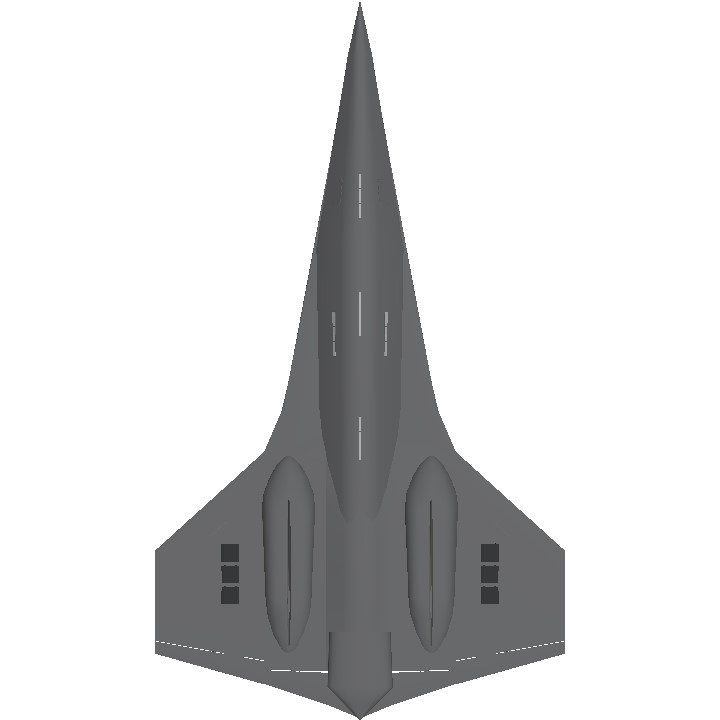
#> input picture tests/FlowTryonFun/Planes/SR22-Darkstar/reference/199w2i-TopView.jpg, 720 x 720 px, found by its file name
$ python make_darkstar_bmp.py
#> lines starting #> are read from the running program, lines starting #| are printed output that depends on the picture; after the words box and inside, x2 and y2 are one past the last pixel; in counts of white or black regions, pixels touching at a corner belong together
#!/usr/bin/env python3
# ============================================================================
#  make_darkstar_bmp.py
#  ---------------------------------------------------------------------------
#  Convert a top-view aircraft image (the user's 199w2i-TopView.jpg) into a
#  greyscale embedded-solid phi BMP for Hydro2:
#     airframe = BLACK (0)  -> phi 0 (solid)
#     air      = WHITE (255)-> phi 1 (fluid)
#
#  Pipeline: greyscale -> threshold off the white background -> fill interior
#  holes (cockpit/panel markings) so the whole planform is solid -> orient so
#  the nose points -x (into the +x freestream) -> scale/place in the domain
#  frame -> Gaussian-blur the edge (diffuse phi).
#
#  Output: ../darkstar.bmp   (maps 1:1 onto the domain via fit=coord)
# ============================================================================
import os
import numpy as np
from PIL import Image, ImageFilter, ImageDraw

# ----------------------------- CONFIG --------------------------------------
SRC_IMG   = "../199w2i-TopView.jpg"   # source aircraft image
OUT_BMP   = "../darkstar.bmp"
IMG_W, IMG_H = 1600, 800              # frame px (2:1, matches the domain aspect)
DOM_LO = (-3.0, -3.0)                 # domain box the frame maps onto
DOM_HI = ( 9.0,  3.0)

THRESH      = 232                     # pixel < THRESH => airframe; white bg => air
ROTATE_CCW  = 90                      # rotate source CCW so the nose points -x (90: nose-up -> nose-left)
FLIP_LR     = False                   # mirror left-right if needed
FILL_HOLES  = False                   # fill enclosed white markings (thin lines blur away anyway)

TARGET_LENGTH = 4.3                   # airframe nose->tail length in DOMAIN units
NOSE_X        = 0.3                   # domain x of the nose tip
CENTER_Y      = 0.0                   # domain y of the airframe centerline
BLUR_PX       = 5.0                   # Gaussian blur radius (px) -> diffuse phi edge
# ---------------------------------------------------------------------------

SCRIPT_DIR = os.path.dirname(os.path.abspath(__file__))
def _abs(p): return p if os.path.isabs(p) else os.path.normpath(os.path.join(SCRIPT_DIR, p))


def fill_holes(mask):
    """Fill holes in a boolean solid mask (regions not connected to the border)."""
    try:
        from scipy.ndimage import binary_fill_holes
        return binary_fill_holes(mask)
    except Exception:
        # PIL flood-fill fallback: flood the OUTER background from the corner;
        # interior holes (not reached) become solid.
        inv = Image.fromarray(np.where(mask, 0, 255).astype(np.uint8), "L")  # solid=0, bg/holes=255
        ImageDraw.floodfill(inv, (0, 0), 0)                    # outer bg 255 -> 0
        holes = np.asarray(inv) == 255                         # enclosed interior holes
        return mask | holes


def main():
    src = _abs(SRC_IMG)
    if not os.path.isfile(src):
        raise FileNotFoundError(f"source image not found: {src}")
    g = np.asarray(Image.open(src).convert("L"), dtype=np.uint8)

    # --- segment airframe off the white background ---
    solid = g < THRESH
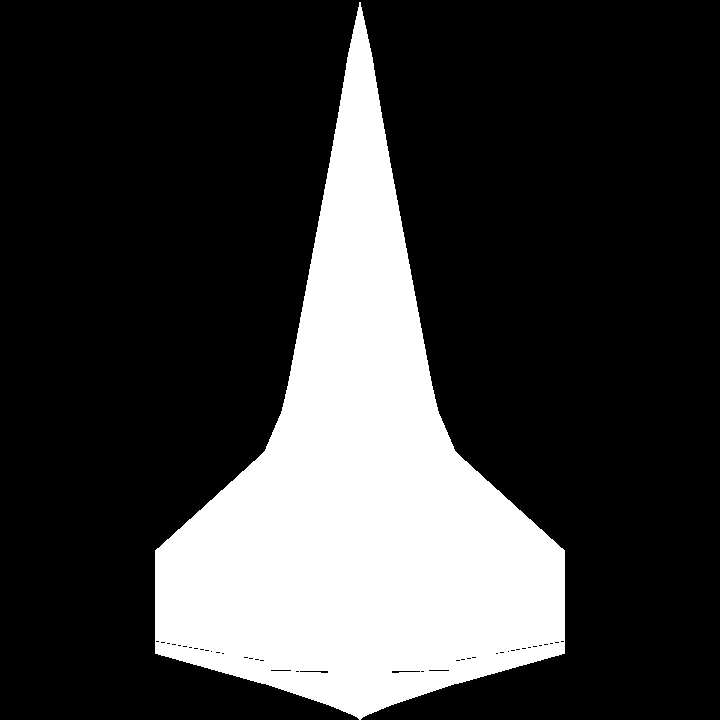
#> solid: shape (720, 720) bool; 23.7% white; 1 white region, box (x1, y1, x2, y2) and area: (155, 2, 565, 720) 123102
    if FILL_HOLES:
        solid = fill_holes(solid)

    # airframe -> black (0), air -> white (255)
    im = Image.fromarray(np.where(solid, 0, 255).astype(np.uint8), mode="L")

    # --- orient: nose -x ---
    if ROTATE_CCW:
        im = im.rotate(ROTATE_CCW, expand=True, fillcolor=255)
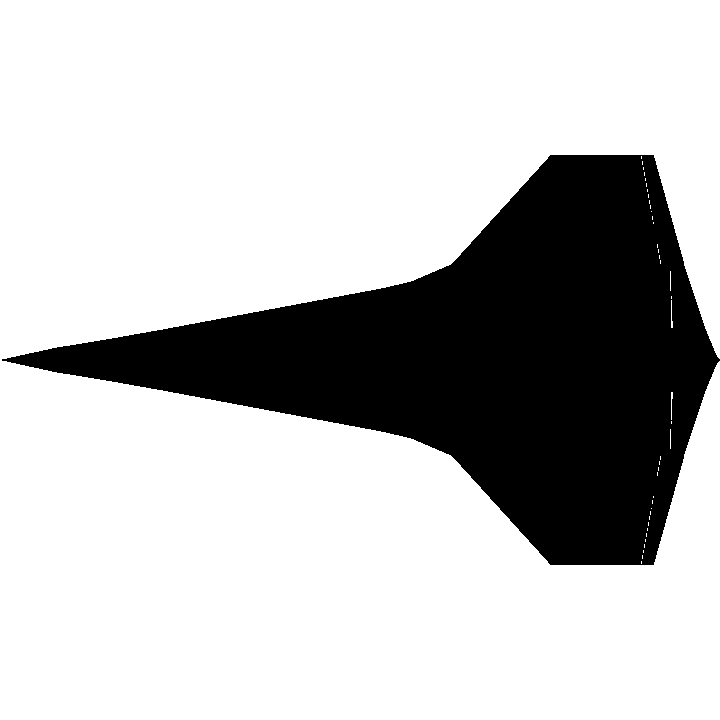
#> im: PIL image 720x720 L; 76.3% white; 1 black region, box (x1, y1, x2, y2) and area: (2, 155, 720, 565) 123102
    if FLIP_LR:
        im = im.transpose(Image.FLIP_LEFT_RIGHT)

    # --- crop to the airframe bbox ---
    arr = np.asarray(im)
    ys, xs = np.where(arr < 128)
    x0, x1, y0, y1 = xs.min(), xs.max(), ys.min(), ys.max()
#> x0 = 2; x1 = 719; y0 = 155; y1 = 564
    plane = im.crop((x0, y0, x1 + 1, y1 + 1))
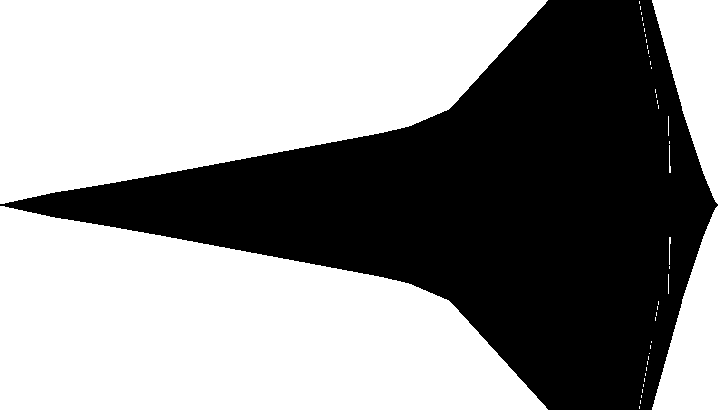
#> plane: PIL image 718x410 L; 58.2% white; 1 black region, box (x1, y1, x2, y2) and area: (0, 0, 718, 410) 123102
    pw, ph = plane.size                     # nose->tail (px), span (px)
#> pw = 718; ph = 410

    # --- scale so the airframe length = TARGET_LENGTH domain units ---
    dom_w = DOM_HI[0] - DOM_LO[0]
    dom_h = DOM_HI[1] - DOM_LO[1]
    px_per_x = IMG_W / dom_w
    px_per_y = IMG_H / dom_h
    new_w = max(1, int(round(TARGET_LENGTH * px_per_x)))
    new_h = max(1, int(round(new_w * (ph / pw) * (px_per_x / px_per_y))))  # keep true aspect in domain units
#> new_h = 327
    plane = plane.resize((new_w, new_h), Image.LANCZOS)
#> plane: PIL image 573x327 L

    # --- paste into the white (fluid) frame at the requested domain position ---
    frame = Image.new("L", (IMG_W, IMG_H), 255)
#> frame: PIL image 1600x800 L; every value is 255
    nose_px = int(round((NOSE_X - DOM_LO[0]) * px_per_x))
    cy_px   = int(round((DOM_HI[1] - CENTER_Y) * px_per_y))   # image y is top-down
    frame.paste(plane, (nose_px, cy_px - new_h // 2))
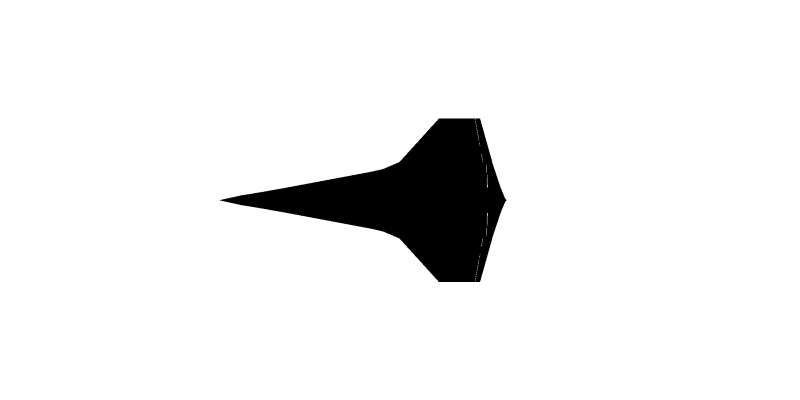
#> frame: PIL image 1600x800 L (shown at 1/2 size); min 0, max 255, mean 239.4

    # --- diffuse edge + save ---
    frame = frame.filter(ImageFilter.GaussianBlur(BLUR_PX))
    out = _abs(OUT_BMP)
    frame.convert("RGB").save(out, format="BMP")
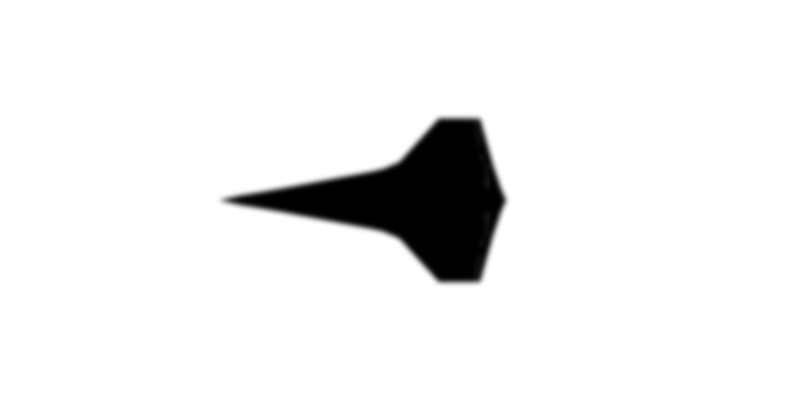
#> saved as darkstar.bmp: PIL image 1600x800 RGB (shown at 1/2 size); min 0, max 255, mean 239.4

    a = np.asarray(frame, dtype=float) / 255.0
    print(f"wrote {out}  ({IMG_W}x{IMG_H}, blur={BLUR_PX}px)")
    print(f"  airframe length = {TARGET_LENGTH} units (nose x={NOSE_X}); span = "
          f"{new_h/px_per_y:.2f} units ; solid(phi<0.5) = {(a<0.5).mean()*100:.1f}%")
#|   airframe length = 4.3 units (nose x=0.3); span = 2.45 units ; solid(phi<0.5) = 6.1%
    print(f"  set in input:  solid.phi.ic.bmp.coord.lo = {DOM_LO[0]} {DOM_LO[1]}")
    print(f"                 solid.phi.ic.bmp.coord.hi = {DOM_HI[0]} {DOM_HI[1]}")


if __name__ == "__main__":
    main()
